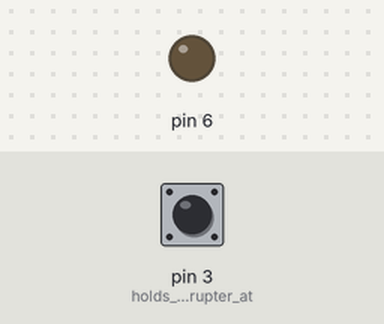
Simulated run of this sketch. Board: Arduino Uno, built with avr-gcc and run on an emulated ATmega328P. Shown: output pins drawn as LEDs (lit = HIGH). The test bench sets the inputs (shaded band); at power-on: pin 3 (holds_photointerrupter_at) HIGH. What the sketch prints to the serial monitor is not drawn.

Above: at 1.2 s.
1.3 s: pin 3 (holds_photointerrupter_at) pulled LOW for 0.15 s
Timing chart, 0 to 4.3 s (numbered marks = the images above; inputs shaded):
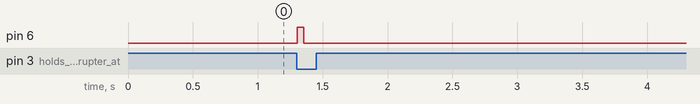

The sketch:

Photointerrupters.ino
```cpp
boolean lightstate = 0;
int x = 0;
void setup()
{
 Serial.begin(9600);
 pinMode(3,INPUT_PULLUP); //holds photointerrupter at logic voltage until interrupted
 pinMode(6,OUTPUT);
 attachInterrupt(digitalPinToInterrupt(3), photo, RISING); //tells photointerrupter to interrupt when pin goes low to high
 attachInterrupt(digitalPinToInterrupt(3), photo, FALLING); //tells photointerrupter to interrupt when pin goes high to low
}
void loop()
{
if(lightstate == 1){ //adds to variable x every time interrupted
 	x++;
 }
 Serial.println(x); //prints times interrupted to monitor
 digitalWrite(6, lightstate); //prints on/off state to LED
 lightstate = 0; //resets on/off state to off
 delay(50);

}
void photo()
{
 lightstate = !lightstate;
}
```

Measured:
- after the input at 1.3 s, pin 6: LOW → HIGH at once, → LOW 0.05 s later
